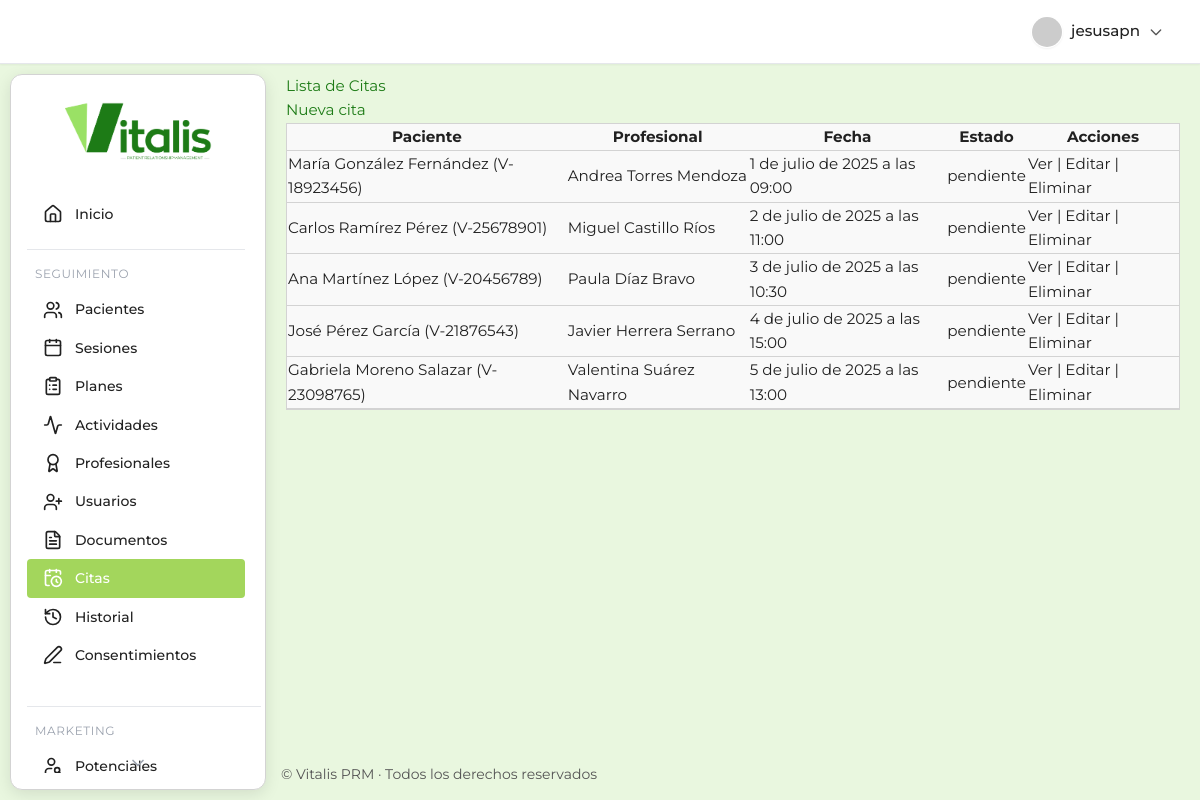
/consultorio/citas/ (signed in), run on the app's committed database.
### prm_salud/consultorio/models.py (models this page shows, shortened)
class Cita(models.Model):
    paciente = models.ForeignKey(Paciente, on_delete=models.CASCADE)
    profesional = models.ForeignKey(Profesional, on_delete=models.CASCADE)
    fecha = models.DateTimeField()
    estado = models.CharField(
        max_length=20,
        choices=[
            ('pendiente', 'Pendiente'),
            ('confirmada', 'Confirmada'),
            ('cancelada', 'Cancelada'),
            ('completada', 'Completada'),
        ],
        default='pendiente'
    )
    observaciones = models.TextField(blank=True)

class Paciente(models.Model):
    id_paciente = models.CharField(max_length=50, unique=True, editable=False, primary_key=True) # ID único generado
    nombres = models.CharField(max_length=100, verbose_name="Nombres")
    apellidos = models.CharField(max_length=100, verbose_name="Apellidos")
    fecha_nacimiento = models.DateField(verbose_name="Fecha de Nacimiento")
    genero = models.CharField(
        max_length=20,
        choices=[
            ('Femenino', 'Femenino'),
            ('Masculino', 'Masculino'),
            ('Prefiero no decir', 'Prefiero no decir')
        ],
        verbose_name="Género"
    )
    cedula_identidad = models.CharField(max_length=20, unique=True, verbose_name="Cédula de Identidad")
    telefono = models.CharField(max_length=20, blank=True, null=True, verbose_name="Teléfono")
    email = models.EmailField(blank=True, null=True, verbose_name="Email")
    direccion = models.CharField(max_length=255, blank=True, null=True, verbose_name="Dirección")
    estado_paciente = models.CharField(
        max_length=20,
        choices=[
            ('Activo', 'Activo'),
            ('En Pausa', 'En Pausa'),
            ('Dado de Alta', 'Dado de Alta'),
            ('No Acude', 'No Acude'),
            ('Nuevo', 'Nuevo')
        ],
        default='Activo',
        verbose_name="Estado del Paciente"
    )
    fecha_registro = models.DateField(auto_now_add=True, verbose_name="Fecha de Registro")
    fuente_referencia = models.CharField(
        max_length=50,
        choices=[
            ('Recomendación de Paciente', 'Recomendación de Paciente'),
            ('Redes Sociales', 'Redes Sociales'),
            ('Google Ads', 'Google Ads'),
            ('Otro Profesional de Salud', 'Otro Profesional de Salud'),
            ('Directo', 'Directo'),
            ('Desconocido', 'Desconocido')
        ],
        default='Desconocido',
        verbose_name="Fuente de Referencia"
    )
    motivo_principal_consulta_inicial = models.TextField(blank=True, null=True, verbose_name="Motivo Principal de Consulta Inicial")
    estado_inicial_valoracion = models.CharField(max_length=50, blank=True, null=True, verbose_name="Estado Inicial de Valoración")
    foto = models.ImageField(upload_to='pacientes/fotos/', blank=True, null=True, verbose_name="Foto")
    foto_offset_x = models.PositiveSmallIntegerField(default=50, verbose_name="Posición X de la Foto")
    foto_offset_y = models.PositiveSmallIntegerField(default=50, verbose_name="Posición Y de la Foto")
    class Meta:
        verbose_name = "Paciente"
        verbose_name_plural = "Pacientes"
        ordering = ['apellidos', 'nombres'] # Ordenar por apellido y nombre por defecto
    def __str__(self):
        return f"{self.nombres} {self.apellidos} ({self.cedula_identidad})"

class Profesional(models.Model):
    user = models.OneToOneField(User, on_delete=models.SET_NULL, null=True, blank=True, related_name='profesional')
    nombre_completo = models.CharField(max_length=200, verbose_name="Nombre Completo")
    numero_colegiado = models.CharField(max_length=50, unique=True, verbose_name="Número Colegiado")
    especialidad_principal = models.CharField(
        max_length=50,
        choices=[
            ('Psicólogo Clínico', 'Psicólogo Clínico'),
            ('Neuropsicólogo', 'Neuropsicólogo'),
            ('Psicólogo Infanto-Juvenil', 'Psicólogo Infanto-Juvenil'),
            ('Terapeuta de Pareja', 'Terapeuta de Pareja'),
            ('Psicólogo Organizacional', 'Psicólogo Organizacional')
        ],
        verbose_name="Especialidad Principal"
    )
    email_profesional = models.EmailField(unique=True, verbose_name="Email Profesional")
    horario_atencion = models.CharField(max_length=200, blank=True, null=True, verbose_name="Horario de Atención")
    class Meta:
        verbose_name = "Profesional"
        verbose_name_plural = "Profesionales"
        ordering = ['nombre_completo']
    def __str__(self):
        return self.nombre_completo

### prm_salud/consultorio/views.py (the view)
# urls.py: path('citas/', views.CitaListView.as_view(), name='cita_list'),
class CitaListView(LoginRequiredMixin, ListView):
    model = Cita
    template_name = 'consultorio/citas/cita_list.html'
    context_object_name = 'citas'

### prm_salud/consultorio/templates/consultorio/citas/cita_list.html
{% extends 'consultorio/base.html' %} {% block content %}
<h2>Lista de Citas</h2>
<a href="{% url 'consultorio:cita_create' %}" class="btn btn-primary"
  >Nueva cita</a
>
<table class="table">
  <thead>
    <tr>
      <th>Paciente</th>
      <th>Profesional</th>
      <th>Fecha</th>
      <th>Estado</th>
      <th>Acciones</th>
    </tr>
  </thead>
  <tbody>
    {% for cita in citas %}
    <tr>
      <td>{{ cita.paciente }}</td>
      <td>{{ cita.profesional }}</td>
      <td>{{ cita.fecha }}</td>
      <td>{{ cita.estado }}</td>
      <td>
        <a href="{% url 'consultorio:cita_detail' cita.pk %}">Ver</a> |
        <a href="{% url 'consultorio:cita_update' cita.pk %}">Editar</a> |
        <a href="{% url 'consultorio:cita_delete' cita.pk %}">Eliminar</a>
      </td>
    </tr>
    {% empty %}
    <tr>
      <td colspan="5">No hay citas.</td>
    </tr>
    {% endfor %}
  </tbody>
</table>
{% endblock %}

### prm_salud/consultorio/templates/consultorio/base.html (shortened to what this page needs)
{% load static %}
<!DOCTYPE html>
<html lang="es">
  <head>
    <link
      href="https://cdn.jsdelivr.net/npm/tailwindcss@2.2.19/dist/tailwind.min.css"
      rel="stylesheet"
    />
    <link
      rel="stylesheet"
      href="https://cdn.jsdelivr.net/npm/flatpickr/dist/flatpickr.min.css"
    />
    <link rel="stylesheet" href="{% static 'consultorio/css/main.css' %}" />
  </head>
  <body class="main-body-layout bg-[#e9f7df] text-text-main font-montserrat">
    <header
      class="flex justify-end items-center px-6 py-3 shadow-sm sticky top-0 left-0 right-0 z-20 w-full header-modern border-b border-gray-200"
    >
      <div class="relative">
        {% if user.is_authenticated %}
        <button
          id="user-menu-btn"
          onclick="toggleUserDropdown()"
          class="flex items-center gap-2 rounded-full px-3 py-1 hover:bg-gray-100 focus:outline-none focus:ring-2 focus:ring-primary"
        >
          <img
            src="https://ui-avatars.com/api/?name={{ user.get_full_name|default:user.username }}&background=4f46e5&color=fff&rounded=true&size=32"
            alt="Avatar"
            class="rounded-full shadow-sm border border-white"
          />
          <span class="font-medium"
            >{{ user.get_full_name|default:user.username }}</span
          >
          <svg
            fill="none"
            stroke="currentColor"
            stroke-width="2"
            stroke-linecap="round"
            stroke-linejoin="round"
            viewBox="0 0 24 24"
            class="w-4 h-4 text-gray-400"
          >
            <path d="M19 9l-7 7-7-7"></path>
          </svg>
        </button>
        {% endif %} {% block header_actions %}{% endblock %}
      </div>
    </header>
    <div class="content-wrapper">
      <aside
        class="sidebar-card-container"
        style="
          top: calc(64px + 10px);
          left: 10px;
          height: calc(100vh - (64px + 10px) - 10px);
        "
      >
        <div class="flex justify-center items-center h-28">
          <a href="{% url 'consultorio:dashboard' %}">
            <img
              src="{% static 'consultorio/img/PRMlogo.png' %}"
              alt="Logo Vitalis PRM"
              class="h-16 transition-transform duration-200 hover:scale-105"
            />
          </a>
        </div>
        <nav
          id="sidebar-scroll"
          class="flex flex-col gap-2 px-4 pr-2 overflow-y-scroll hide-scrollbar relative"
        >
          <a
            href="{% url 'consultorio:dashboard' %}"
            class="sidebar-link flex items-center gap-3 py-3 px-3 rounded-lg {% if request.path == '/consultorio/' %}sidebar-active{% endif %}"
          >
            <i data-lucide="home" class="w-5 h-5"></i><span>Inicio</span>
          </a>
          <div class="mt-2 border-t border-gray-200 pt-4 mr-4">
            <h3
              class="text-xs text-gray-400 uppercase tracking-wider mb-2 ml-2"
            >
              Seguimiento
            </h3>
            <a
              href="{% url 'consultorio:paciente_list' %}"
              class="sidebar-link flex items-center gap-3 py-3 px-3 rounded-lg {% if 'pacientes' in request.path %}sidebar-active{% endif %}"
            >
              <i data-lucide="users" class="w-5 h-5"></i><span>Pacientes</span>
            </a>
            <a
              href="{% url 'consultorio:sesion_list' %}"
              class="sidebar-link flex items-center gap-3 py-3 px-3 rounded-lg {% if 'sesiones' in request.path %}sidebar-active{% endif %}"
            >
              <i data-lucide="calendar" class="w-5 h-5"></i
              ><span>Sesiones</span>
            </a>
            <a
              href="{% url 'consultorio:plan_list' %}"
              class="sidebar-link flex items-center gap-3 py-3 px-3 rounded-lg {% if 'planes' in request.path %}sidebar-active{% endif %}"
            >
              <i data-lucide="clipboard-list" class="w-5 h-5"></i
              ><span>Planes</span>
            </a>
            <a
              href="{% url 'consultorio:actividad_list' %}"
              class="sidebar-link flex items-center gap-3 py-3 px-3 rounded-lg {% if 'actividades' in request.path %}sidebar-active{% endif %}"
            >
              <i data-lucide="activity" class="w-5 h-5"></i
              ><span>Actividades</span>
            </a>
            <a
              href="{% url 'consultorio:profesional_list' %}"
              class="sidebar-link flex items-center gap-3 py-3 px-3 rounded-lg {% if 'profesionales' in request.path %}sidebar-active{% endif %}"
            >
              <i data-lucide="award" class="w-5 h-5"></i
              ><span>Profesionales</span>
            </a>
            <a
              href="{% url 'consultorio:user_list' %}"
              class="sidebar-link flex items-center gap-3 py-3 px-3 rounded-lg {% if 'usuarios' in request.path %}sidebar-active{% endif %}"
            >
              <i data-lucide="user-plus" class="w-5 h-5"></i
              ><span>Usuarios</span>
            </a>
            <a
              href="{% url 'consultorio:documentopaciente_list' %}"
              class="sidebar-link flex items-center gap-3 py-3 px-3 rounded-lg {% if 'documentos' in request.path %}sidebar-active{% endif %}"
            >
              <i data-lucide="file-text" class="w-5 h-5"></i
              ><span>Documentos</span>
            </a>
            <a
              href="{% url 'consultorio:cita_list' %}"
              class="sidebar-link flex items-center gap-3 py-3 px-3 rounded-lg {% if 'citas' in request.path %}sidebar-active{% endif %}"
            >
              <i data-lucide="calendar-clock" class="w-5 h-5"></i
              ><span>Citas</span>
            </a>
            <a
              href="{% url 'consultorio:historialcambios_list' %}"
              class="sidebar-link flex items-center gap-3 py-3 px-3 rounded-lg {% if 'historiales' in request.path %}sidebar-active{% endif %}"
            >
              <i data-lucide="history" class="w-5 h-5"></i
              ><span>Historial</span>
            </a>
            <a
              href="{% url 'consultorio:consentimiento_list' %}"
              class="sidebar-link flex items-center gap-3 py-3 px-3 rounded-lg {% if 'consentimientos' in request.path %}sidebar-active{% endif %}"
            >
              <i data-lucide="pen-line" class="w-5 h-5"></i
              ><span>Consentimientos</span>
            </a>
          </div>
          <div class="mt-6 border-t border-gray-200 pt-4">
            <h3
              class="text-xs text-gray-400 uppercase tracking-wider mb-2 ml-2"
            >
              Marketing
            </h3>
            <a
              href="{% url 'consultorio:pacientepotencial_list' %}"
              class="sidebar-link flex items-center gap-3 py-3 px-3 rounded-lg {% if 'marketing/potenciales' in request.path %}sidebar-active{% endif %}"
            >
              <i data-lucide="user-search" class="w-5 h-5"></i
              ><span>Potenciales</span>
            </a>
          </div>
        </nav>
        <div id="scroll-indicator" class="flex justify-center -mt-2">
          <i
            data-lucide="chevron-down"
            class="w-5 h-5 text-gray-400 animate-bounce"
          ></i>
        </div>
      </aside>
      <main class="flex-1 overflow-auto main-content-offset">
        {% block content %}{% endblock %}
      </main>
    </div>
    <footer
      class="text-sm text-text-main py-4 mt-auto"
      style="
        border-top: none;
        text-align: left;
        padding-left: calc(16rem + 20px + 5px);
      "
    >
      &copy; {{ now|date:"Y" }} Vitalis PRM · Todos los derechos reservados
    </footer>
  </body>
</html>

### prm_salud/consultorio/static/consultorio/css/main.css (style rules this page uses)
:root { --primary: #A3D65C; --primary-dark: #2E7D32; --primary-hover: #2E7D32; --accent: #A3D65C; --warning: #FFCC00; --danger: #E74C3C; --info: #3498DB; --bg-light: #e9f7df; --bg-section: #F9F9F9; --bg-hover: #F1F8E9; --card-shadow: 0 4px 16px rgba(0,0,0,0.1); --table-border: #D3D3D3; --text-primary: #212121; --text-secondary: #555555; --text-light: #ECF0F1; --border-light: #D3D3D3; --border-dark: #2E7D32; --sidebar-bg: #FFFFFF; --sidebar-border: #D3D3D3; --sidebar-hover-bg: #F1F8E9; --text-white: #fff; --text-muted: var(--text-secondary); --btn-secondary: #D3D3D3; --btn-secondary-hover: #B0B0B0; --icon-main: #2E7D32; --icon-hover: #A3D65C; }
body { font-family: 'Montserrat', 'Segoe UI', Arial, sans-serif !important; font-size: 0.95rem; line-height: 1.6; color: #1D7B16; background-color: var(--bg-light); min-height: 100vh; display: flex; flex-direction: column; transition: background-color 0.3s ease, color 0.3s ease; margin: 0; }
table { border-collapse: separate; border-spacing: 0; width: 100%; background: var(--bg-section); border: 1px solid var(--table-border); }
th, td { border-bottom: 1px solid var(--table-border); color: var(--text-primary); }
aside { display: flex; flex-direction: column; overflow-y: auto; flex-shrink: 0; transition: background-color 0.3s ease; }
aside a img { height: 3.5rem; display: block; margin: 0 auto; transition: transform 0.2s ease-in-out; }
aside nav { flex-grow: 1; padding: 0.5rem 0; font-size: 0.875rem; display: flex; flex-direction: column; gap: 0.5rem; overflow-y: auto; padding-right: 4px; }
.sidebar-link { display: flex; align-items: center; padding: 0.5rem 1rem; border-radius: 0.25rem; transition: background-color 0.2s ease, color 0.2s ease; font-weight: 500; cursor: pointer; color: var(--text-primary); }
header { padding: 1rem 2rem; display: flex; align-items: center; justify-content: space-between; z-index: 10; flex-shrink: 0; transition: background-color 0.3s ease; }
header #user-menu-btn { display: flex; align-items: center; gap: 0.5rem; padding: 0.5rem 0.75rem; border-radius: 9999px; cursor: pointer; background-color: transparent; border: none; transition: background-color 0.2s ease; outline: none; }
header #user-menu-btn img { height: 2rem; width: 2rem; border-radius: 9999px; box-shadow: 0 1px 2px rgba(0,0,0,0.05); }
header #user-menu-btn span { font-weight: 500; color: var(--text-primary); }
header #user-menu-btn svg { width: 1rem; height: 1rem; color: var(--text-secondary); }
main { flex: 1; display: flex; flex-direction: column; min-height: 0; padding: 2.5rem 2rem; overflow-y: auto; }
footer { text-align: center; font-size: 0.75rem; color: var(--text-secondary); padding: 1.5rem 0; border-top: 1px solid var(--border-light); background: var(--bg-section); box-shadow: none; flex-shrink: 0; width: 100%; }
body, .font-montserrat { font-family: 'Montserrat', 'Segoe UI', Arial, sans-serif !important; }
:root { --bg-sidebar-dark: #FFFFFF; --border-sidebar-border: var(--border-light); --sidebar-hover-bg: #F0F0F0; --text-white: #fff; --text-muted: var(--text-secondary); }
.sidebar-card-container { overflow-y: hidden; }
.sidebar-card-container nav { overflow-y: auto; padding-right: 4px; }

### data on the page
Cita: paciente "María González Fernández (V-18923456)", profesional "Andrea Torres Mendoza", fecha "1 de julio de 2025 a las 09:00", estado "pendiente"
Cita: paciente "Carlos Ramírez Pérez (V-25678901)", profesional "Miguel Castillo Ríos", fecha "2 de julio de 2025 a las 11:00", estado "pendiente"
Cita: paciente "Ana Martínez López (V-20456789)", profesional "Paula Díaz Bravo", fecha "3 de julio de 2025 a las 10:30", estado "pendiente"
Cita: paciente "José Pérez García (V-21876543)", profesional "Javier Herrera Serrano", fecha "4 de julio de 2025 a las 15:00", estado "pendiente"
Cita: paciente "Gabriela Moreno Salazar (V-23098765)", profesional "Valentina Suárez Navarro", fecha "5 de julio de 2025 a las 13:00", estado "pendiente"

### other printed values
{{ user.get_full_name|default:user.username }} "jesusapn"
